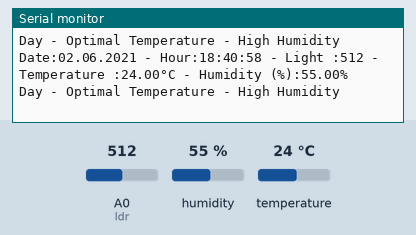
Bench run of a sketch on a simulated Arduino Uno, built with avr-gcc and run on an emulated ATmega328P. Shown: the last lines printed to the serial monitor. Inputs (shaded band) come from the test bench; at power-on: humidity 55 %, A0 (ldr) = 512, temperature 24 °C.

Above: at 3.8 s.
3.9 s: humidity set to 52 %
At 6.6 s:
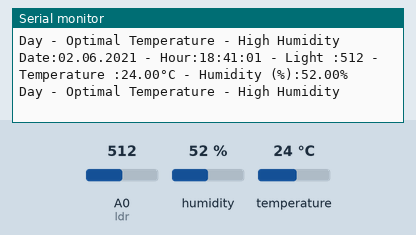
7.9 s: humidity set to 49 %
At 10.4 s:
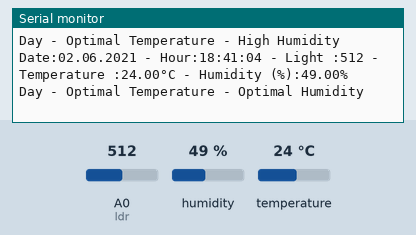
13.8 s: A0 (ldr) set to 412
At 15.9 s:
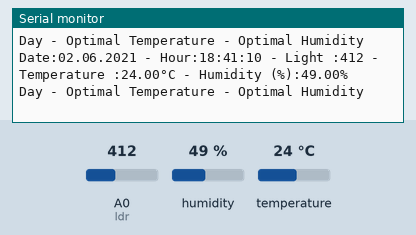
17.8 s: A0 (ldr) set to 384
At 19.9 s:
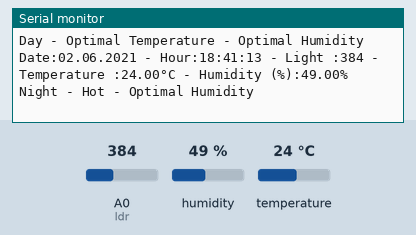
23.1 s: temperature set to 20 °C
At 25.5 s:
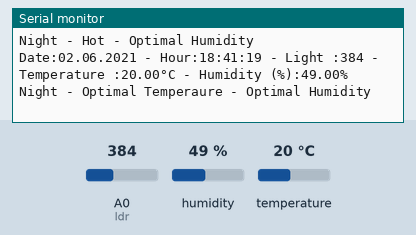
Timing chart, 0 to 27.0 s (numbered marks = the images above; inputs shaded):
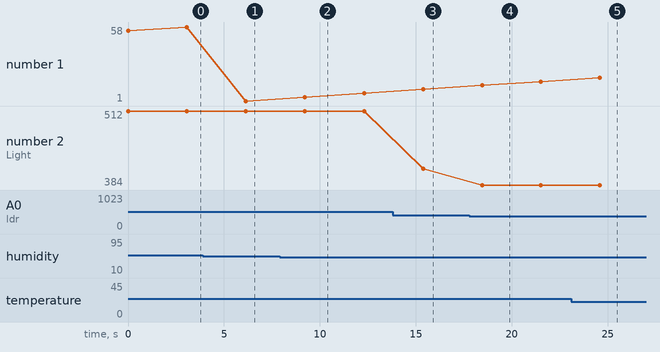

The sketch:

Baby_Room_Monitoring.ino
```cpp
#include <dht11.h>
#define DHT11PIN 3 //The pin that DHT11 is connected to the Arduino
int ldr= A0;//The pin that ldr is connected to the Arduino
dht11 DHT11;//variable of type dht11
int VarTime;//Variable used in seconds measurement
int delayTime=3000;
int monthDays[12] = {31, 28, 31, 30, 31, 30, 31, 31, 30, 31, 30, 31};//Variable that holds how many days a month lasts
int hour=18;//hour variable
int minute=40;//minute variable
int second=55;//second variable
int day=2;//day variable
int month =6;//month variable
int year =2021; //year variable
bool dayFlag=false;//Variable that is true to increase by 1 day when 24 hours are up
void setup() {//Setup Function
  Serial.begin(9600);//To initiate serial communication
  VarTime= millis();//The part where the time is taken first with the millis() function

}
void time(){//function for calculating time and date
  if((millis()-VarTime)>1000){
    second=second+1;//every second the second variable increases by 1
    if(second>=60){//If the second is greater than or equal to 60, the mode is changed to 60 and the minute variable is increased by 1.
      second=second%60;
      minute =minute +1;
      if(minute>=60){//If minutes is greater than or equal to 60, the minute variable becomes 0 and the hour variable is incremented by 1.
        minute=0;
        hour =hour+1;
        if(hour>=24){//If the hour variable exceeds 24 , the hour variable becomes 0 and the dayFlag becomes true , the day increases
          hour=0;
          dayFlag=true;
        }
      }
    }

    if(dayFlag){//If dayFlag is true then the day variable is incremented by 1.
      day=day+1;
      if( month==2 ){//February has 29 days every 4 years. Therefore, February is controlled differently.
        if(year%4==0 && day>29){
        day=1;
        month=month+1;
        }
        else if(day >28){
                  day=1;
        month=month+1;
        }

      }
      else if(day>monthDays[month-1]){// Whether the 1 month is over or not is checked by the monthDays array.
        day=1;//If the month is over, the day variable becomes 1 and the month increases by 1
        month=month+1;
      }

      if(month>12){//If the month is over, the day variable becomes 1 and the month increases by 1
        month=1;
        year=year+1;
      }
    }
    dayFlag=false;//dayFlag variable stays false until 24 hours

    VarTime=millis();// the part where the time is retrieved with the millis() function
  }
    Serial.print("Date:");//Displaying date on serial port screen
    if(day<10){//If day is a number less than 10, '0' is added to the beginning.
      Serial.print("0");
      Serial.print(day);
    }
    else{//If the day is greater than 10, it will be displayed directly on the screen.
      Serial.print(day);
    }
    Serial.print(".");
    if(month<10){//If month is a number less than 10, '0' is added to the beginning.
      Serial.print("0");
      Serial.print(month);
    }
    else{//If the month is greater than 10, it will be displayed directly on the screen.
      Serial.print(month);
    }
    Serial.print(".");
    Serial.print(year);//display of the year
    Serial.print(" - ");

    Serial.print("Hour:");//Displaying hour on serial port screen
    if(hour<10){//If hour is a number less than 10, '0' is added to the beginning.
      Serial.print("0");
      Serial.print(hour);
    }
    else{//If the hour is greater than 10, it will be displayed directly on the screen.
      Serial.print(hour);
    }
    Serial.print(":");
    if(minute<10){//If minute is a number less than 10, '0' is added to the beginning.
      Serial.print("0");
      Serial.print(minute);
    }
    else{//If the minute is greater than 10, it will be displayed directly on the screen.
      Serial.print(minute);
    }
    Serial.print(":");
    if(second<10){//If second is a number less than 10, '0' is added to the beginning.
      Serial.print("0");
      Serial.print(second);
    }
    else{//If the second is greater than 10, it will be displayed directly on the screen.
      Serial.print(second);
    }


}


void loop() {// loop function


  time();//The part where the time function is called
  second=second+((delayTime/1000)-1);//The seconds are increased by the expected time due to the delay time
  int ldrValue =analogRead(ldr);//the part where the value is read from ldr
  int dht11Read =DHT11.read(DHT11PIN);//the part where the value is read from dht11
  Serial.print(" - Light :");
  Serial.print(ldrValue);//It is the part where the light measured with ldr is printed on the screen.

  Serial.print(" - Temperature :");
  Serial.print((float)DHT11.temperature , 2 );//It is the part where the temperature measured with dht11 is printed on the screen.
  Serial.print("°C");

  Serial.print(" - Humidity (%):");
  Serial.print((float)DHT11.humidity , 2 );//It is the part where the humidity measured with dht11 is printed on the screen.
  Serial.print("%");
  Serial.println();

 //Light
 if(ldrValue>=400){//If the value read from ldr is greater than 400, it is the day.
  Serial.print("Day");
 }
 else{//If the value read from ldr is less than 400, it is the night.
  Serial.print("Night");
 }
 //temperature
  if((float)DHT11.temperature>=20 &&(int)DHT11.temperature<=24 &&ldrValue>=400){//'Optimal Temperature' if it is a day and the temperature is between 20-24 °C.
    Serial.print(" - Optimal Temperature");
  }
  else if((float)DHT11.temperature<20 && ldrValue>=400 ){//'Cold' if it is a day and the temperature is less than 20°C.
    Serial.print(" - Cold");
  }
  else if ((float)DHT11.temperature>24 && ldrValue>=400){//'Hot' if it is a day and the temperature is greater than 20°C.
    Serial.print(" - Hot");
  }
  else if((float)DHT11.temperature>=18 &&(float)DHT11.temperature<=21 &&ldrValue<400){//'Optimal Temperature' if it is a night and the temperature is between 18-21 °C.
    Serial.print(" - Optimal Temperaure");
  }
  else if((float)DHT11.temperature<18 && ldrValue<400 ){//'Cold' if it is a night and the temperature is less than 18°C.
    Serial.print(" - Cold");
  }
  else if ((float)DHT11.temperature>21 && ldrValue<400){//'Hot' if it is a night and the temperature is greater than 21°C.
    Serial.print(" - Hot");
  }
  //Humidity
  if((float)DHT11.humidity >=30 &&(float)DHT11.humidity <=50){//'Optimal Humidity' if humidity is between 30-50.
    Serial.print(" - Optimal Humidity");
  }
  else if((float)DHT11.humidity <30){//'Low Humidity' if humidity is less than 30.
    Serial.print(" - Low Humidity");
  }
  else if((float)DHT11.humidity >50){
    Serial.print(" - High Humidity");//'High Humidity' if humidity is greater than 50.
  }
  Serial.println();
  Serial.println();
  delay(delayTime);

}
```

Measured:
- the behaviour switches between 51 and 50 % on humidity (found by bisection; images 1 and 2)
- the behaviour switches between 400 and 399 on A0 (ldr) (found by bisection; images 3 and 4)
- the behaviour switches between 22 and 21 °C on temperature (found by bisection; images 4 and 5)
- after the input at 3.9 s, the serial monitor: prints a new line after 2.3 s (image 1)
- after the input at 7.9 s, the serial monitor: prints a new line after 1.3 s (image 2)
- after the input at 13.8 s, the serial monitor: prints a new line after 1.6 s (image 3)
- after the input at 17.8 s, the serial monitor: prints a new line after 0.66 s (image 4)
- after the input at 23.1 s, the serial monitor: prints a new line after 1.5 s (image 5)
